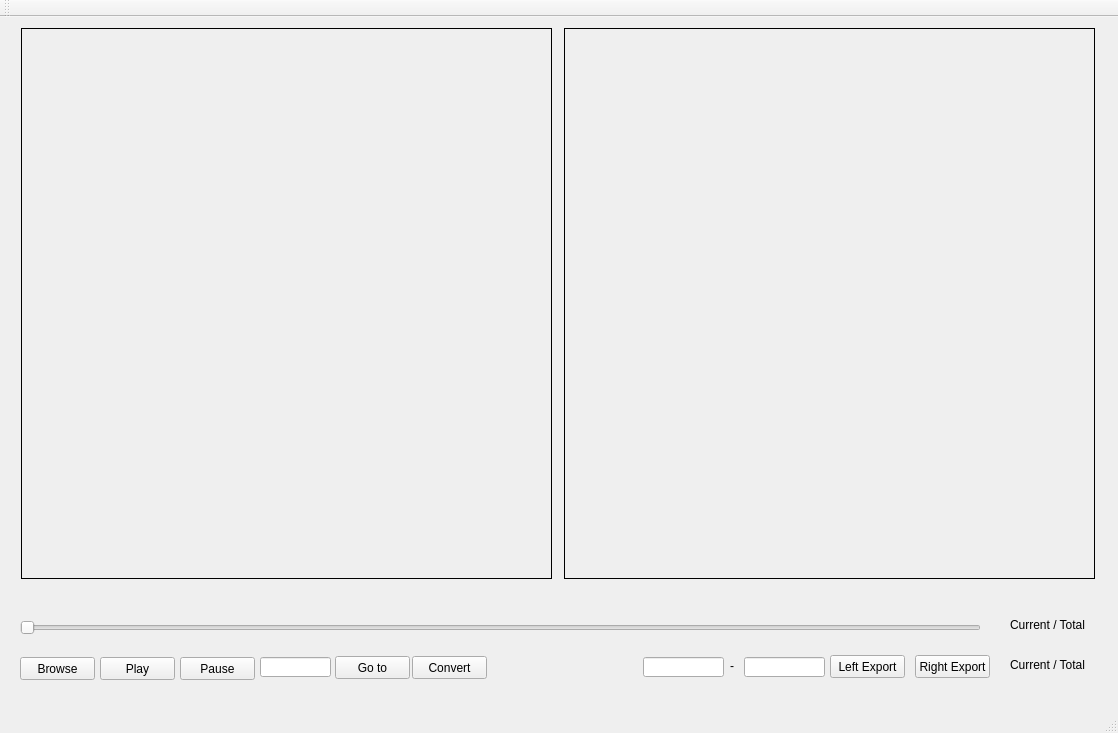
<?xml version="1.0" encoding="UTF-8"?>
<ui version="4.0">
 <class>poseVideoClass</class>
 <widget class="QMainWindow" name="poseVideoClass">
  <property name="geometry">
   <rect>
    <x>0</x>
    <y>0</y>
    <width>1118</width>
    <height>733</height>
   </rect>
  </property>
  <property name="windowTitle">
   <string>poseVideo</string>
  </property>
  <widget class="QWidget" name="centralWidget">
   <widget class="QSlider" name="slider">
    <property name="geometry">
     <rect>
      <x>20</x>
      <y>600</y>
      <width>961</width>
      <height>22</height>
     </rect>
    </property>
    <property name="orientation">
     <enum>Qt::Horizontal</enum>
    </property>
   </widget>
   <widget class="QLabel" name="display">
    <property name="enabled">
     <bool>true</bool>
    </property>
    <property name="geometry">
     <rect>
      <x>21</x>
      <y>11</y>
      <width>531</width>
      <height>551</height>
     </rect>
    </property>
    <property name="toolTipDuration">
     <number>23</number>
    </property>
    <property name="frameShape">
     <enum>QFrame::Box</enum>
    </property>
    <property name="text">
     <string/>
    </property>
   </widget>
   <widget class="QLabel" name="display_second">
    <property name="geometry">
     <rect>
      <x>564</x>
      <y>11</y>
      <width>531</width>
      <height>551</height>
     </rect>
    </property>
    <property name="toolTipDuration">
     <number>23</number>
    </property>
    <property name="frameShape">
     <enum>QFrame::Box</enum>
    </property>
    <property name="text">
     <string/>
    </property>
   </widget>
   <widget class="QLabel" name="progresslabel">
    <property name="geometry">
     <rect>
      <x>1010</x>
      <y>600</y>
      <width>83</width>
      <height>16</height>
     </rect>
    </property>
    <property name="text">
     <string>Current / Total</string>
    </property>
   </widget>
   <widget class="QPushButton" name="playButton">
    <property name="geometry">
     <rect>
      <x>100</x>
      <y>640</y>
      <width>75</width>
      <height>23</height>
     </rect>
    </property>
    <property name="text">
     <string>Play</string>
    </property>
   </widget>
   <widget class="QPushButton" name="stopButton">
    <property name="geometry">
     <rect>
      <x>180</x>
      <y>640</y>
      <width>75</width>
      <height>23</height>
     </rect>
    </property>
    <property name="text">
     <string>Pause</string>
    </property>
   </widget>
   <widget class="QLineEdit" name="startline">
    <property name="geometry">
     <rect>
      <x>643</x>
      <y>640</y>
      <width>81</width>
      <height>20</height>
     </rect>
    </property>
   </widget>
   <widget class="QLineEdit" name="endline">
    <property name="geometry">
     <rect>
      <x>744</x>
      <y>640</y>
      <width>81</width>
      <height>20</height>
     </rect>
    </property>
   </widget>
   <widget class="QLabel" name="exportLabel">
    <property name="geometry">
     <rect>
      <x>1010</x>
      <y>640</y>
      <width>101</width>
      <height>16</height>
     </rect>
    </property>
    <property name="text">
     <string>Current / Total</string>
    </property>
   </widget>
   <widget class="QLabel" name="progressLabel_2">
    <property name="geometry">
     <rect>
      <x>730</x>
      <y>641</y>
      <width>21</width>
      <height>16</height>
     </rect>
    </property>
    <property name="text">
     <string>-</string>
    </property>
   </widget>
   <widget class="QPushButton" name="leftexportButton">
    <property name="geometry">
     <rect>
      <x>830</x>
      <y>638</y>
      <width>75</width>
      <height>23</height>
     </rect>
    </property>
    <property name="text">
     <string>Left Export</string>
    </property>
   </widget>
   <widget class="QPushButton" name="browseButton">
    <property name="geometry">
     <rect>
      <x>20</x>
      <y>640</y>
      <width>75</width>
      <height>23</height>
     </rect>
    </property>
    <property name="text">
     <string>Browse</string>
    </property>
   </widget>
   <widget class="QLineEdit" name="gotoLine">
    <property name="geometry">
     <rect>
      <x>260</x>
      <y>640</y>
      <width>71</width>
      <height>20</height>
     </rect>
    </property>
   </widget>
   <widget class="QPushButton" name="gotoButton">
    <property name="geometry">
     <rect>
      <x>335</x>
      <y>639</y>
      <width>75</width>
      <height>23</height>
     </rect>
    </property>
    <property name="text">
     <string>Go to</string>
    </property>
   </widget>
   <widget class="QPushButton" name="rightexportButton">
    <property name="geometry">
     <rect>
      <x>915</x>
      <y>638</y>
      <width>75</width>
      <height>23</height>
     </rect>
    </property>
    <property name="text">
     <string>Right Export</string>
    </property>
   </widget>
   <widget class="QPushButton" name="exportButton">
    <property name="geometry">
     <rect>
      <x>412</x>
      <y>639</y>
      <width>75</width>
      <height>23</height>
     </rect>
    </property>
    <property name="text">
     <string>Convert</string>
    </property>
   </widget>
  </widget>
  <widget class="QMenuBar" name="menuBar">
   <property name="geometry">
    <rect>
     <x>0</x>
     <y>0</y>
     <width>1118</width>
     <height>21</height>
    </rect>
   </property>
  </widget>
  <widget class="QToolBar" name="mainToolBar">
   <attribute name="toolBarArea">
    <enum>TopToolBarArea</enum>
   </attribute>
   <attribute name="toolBarBreak">
    <bool>false</bool>
   </attribute>
  </widget>
  <widget class="QStatusBar" name="statusBar"/>
  <action name="actionOpen">
   <property name="text">
    <string>Open</string>
   </property>
  </action>
 </widget>
 <layoutdefault spacing="6" margin="11"/>
 <resources/>
 <connections/>
</ui>
